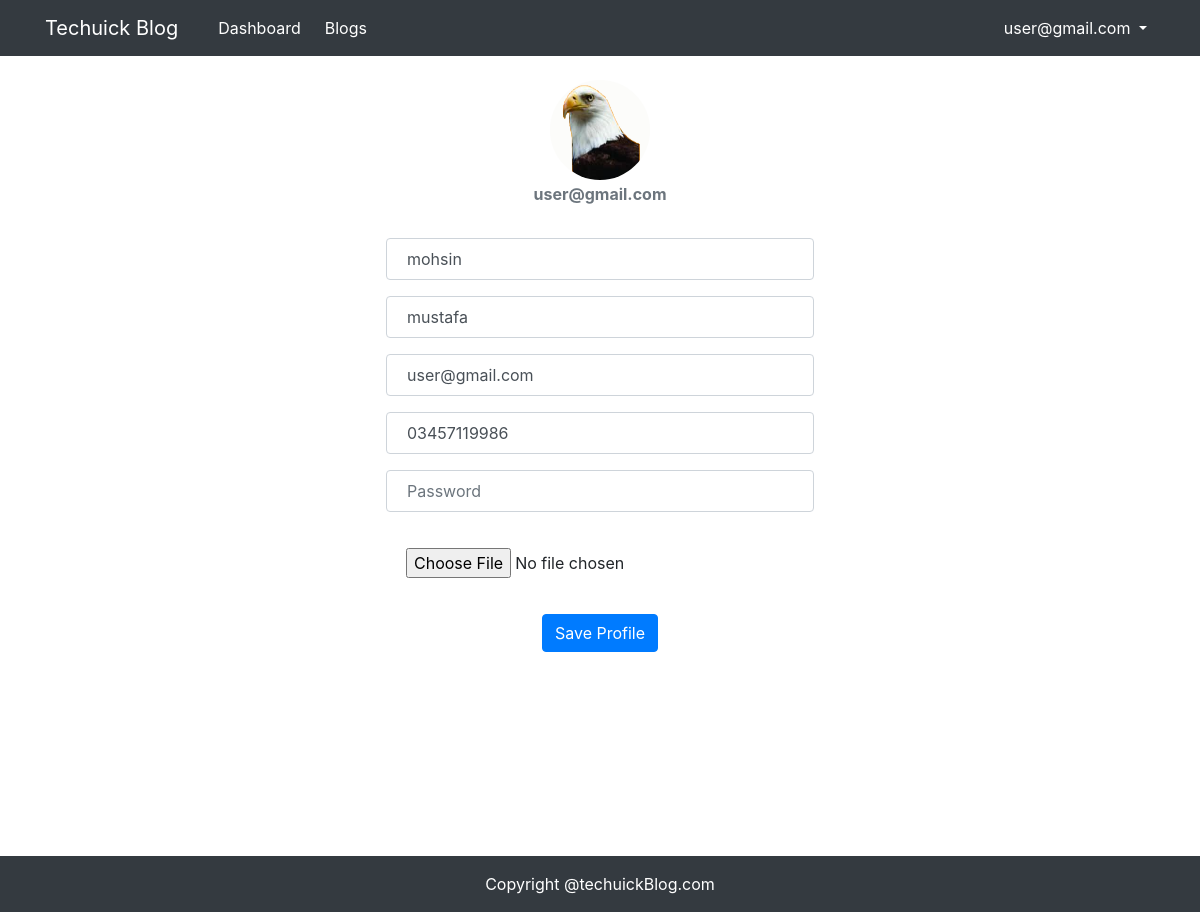
Page /users/profile.php (signed in) on the committed database.
### tables this page shows
CREATE TABLE IF NOT EXISTS `users` (
  `id` int(11) UNSIGNED NOT NULL AUTO_INCREMENT,
  `firstname` varchar(50) NOT NULL,
  `lastname` varchar(50) NOT NULL,
  `email` varchar(50) NOT NULL,
  `phone` varchar(30) NOT NULL,
  `profile_pic` varchar(255) DEFAULT NULL,
  `password` char(32) NOT NULL,
  `created_at` datetime NOT NULL DEFAULT current_timestamp(),
  `updated_at` datetime DEFAULT NULL,
  `role_id` int(11) UNSIGNED DEFAULT NULL,
  PRIMARY KEY (`id`),
  UNIQUE KEY `email` (`email`),
  KEY `role_id` (`role_id`)
);

### users/profile.php (the view, shortened to what this page needs)
<!DOCTYPE html>
<html lang="en">
<head>
	<link rel="stylesheet" href="../assets/bootstrap/css/bootstrap.min.css">
	<link rel="stylesheet" href="../assets/css/index.css">
	<link rel="stylesheet" href="../assets/css/userProfile.css">
</head>
<body>
	<?php include("../partials/header.php"); ?>
	<?php include("../connection.php"); ?>
	<?php
		$sql="SELECT * FROM users WHERE id={$_SESSION['USER-ID']}";
		$res=mysqli_query($conn,$sql);
		$row=mysqli_fetch_assoc($res);
	?>
	<div class="container min-vh-100">
		<div class="row justify-content-center">
			<div class="col-6">
				<div id="profile">
				<div id="header">
					<img src="<?php echo "../".$row['profile_pic']; ?>" alt="">
					<strong class="text-muted"><?php echo $row['email']; ?></strong>
				</div>
				<div id="body">
				<form action="../database/updateProfile.php" method="post" enctype="multipart/form-data">
                    <div class="form-group">
                        <input type="text" name="firstname" placeholder="Firstname" class="form-control" value="<?php echo $row['firstname']; ?>">
                    </div>
                    <div class="form-group">
                        <input type="text" name="lastname" placeholder="Lastname" class="form-control" value="<?php echo $row['lastname']; ?>">
                    </div>
					<div class="form-group">
                        <input type="text" name="email" placeholder="Email Address" class="form-control"
							   value="<?php echo $row['email']; ?>">
                    </div>
					<div class="form-group">
                        <input type="text" name="phone" placeholder="Phone" class="form-control"
							   value="<?php echo $row['phone']; ?>">
                    </div>
					<div class="form-group">
                        <input type="password" name="password" placeholder="Password" class="form-control">
                    </div>
					<div class="form-group">
						<input type="file" name="profile_pic" id="" class="form-control-file">
					</div>
                    <div class="form-group text-center">
                        <button type="submit" name="profileupdate" class="btn btn-primary">
							Save Profile
						</button>
                    </div>
                </form>
				</div>
				</div>
		  </div>
	  </div>
</div>
	<?php  include_once("../partials/footer.php"); ?>
</body>
</html>

### partials/header.php (shortened to what this page needs)
<nav class="navbar navbar-expand-lg navbar-light bg-dark text-white">
<div class="container">
  <a class="navbar-brand text-capetalize text-white" href="#">Techuick Blog</a>
  <div class="collapse navbar-collapse" id="navbarSupportedContent">
       <ul class="navbar-nav mr-auto w-100">
		   <?php if(isset($_SESSION['USER-NAME'])): ?>
			   <li class="nav-item mr-2">
				   <a href="/PHPBlog/users/dashboard.php" class="nav-link text-white ml-md-3" id="dashboard">Dashboard</a>
			   </li>
			 <li class="nav-item">
				 <a class="nav-link text-white" href="/PHPBlog/index.php" id="blogs">Blogs</a>
		   	</li>
			<?php endif; ?>
            <li class="nav-item  dropdown">
                <a class="nav-link dropdown-toggle text-white" href="#" id="navbarDropdown" role="button" data-toggle="dropdown" >
					<?php
						echo isset($_SESSION['USER-NAME']) ? $_SESSION['USER-NAME'] : "Accont";
					?>
				</a>
            </li>
        </ul>
  </div>
  </div>
</nav>

### partials/footer.php
<footer class="bg-dark p-3 text-white text-center">
    Copyright @techuickBlog.com
</footer>

### assets/css/userProfile.css (style rules this page uses)
#profile { padding: 1.5rem; }
#header { text-align: center; }
#header >img { height: 100px; width: 100px; border-radius: 50%; display: block; margin: auto; margin-bottom: 2px; }
#body { padding: 2rem; }
#body form input { padding: 20px; }

### rows in the picture
users: profile_pic (picture), email "user@gmail.com", firstname "mohsin", lastname "mustafa", phone "03457119986"

### other values in the picture
$_SESSION['USER-NAME'] "user@gmail.com"
